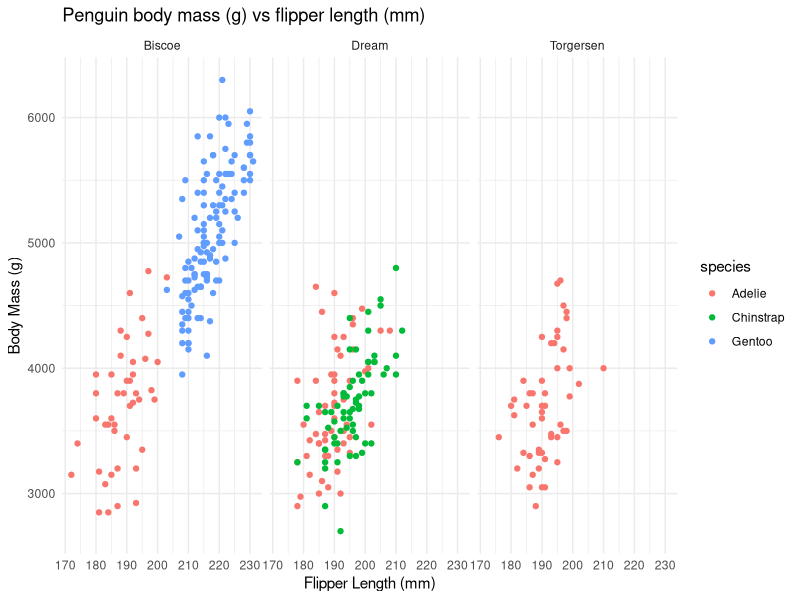

Source code (R):
## ---- chunk 1
knitr::opts_chunk$set(echo = TRUE)
library(tidyverse)
#install.packages('palmerpenguins') Don't forget to comment me out!!!
library(palmerpenguins)
## ---- chunk 2
head(penguins)
## ---- chunk 3
ggplot(data=penguins, aes(x = flipper_length_mm, y = body_mass_g)) + 
  geom_point(aes(color = species)) + facet_wrap(~island) + 
  theme_minimal() + labs(x = 'Flipper Length (mm)', y = 'Body Mass (g)', title = 'Penguin body mass (g) vs flipper length (mm)')
